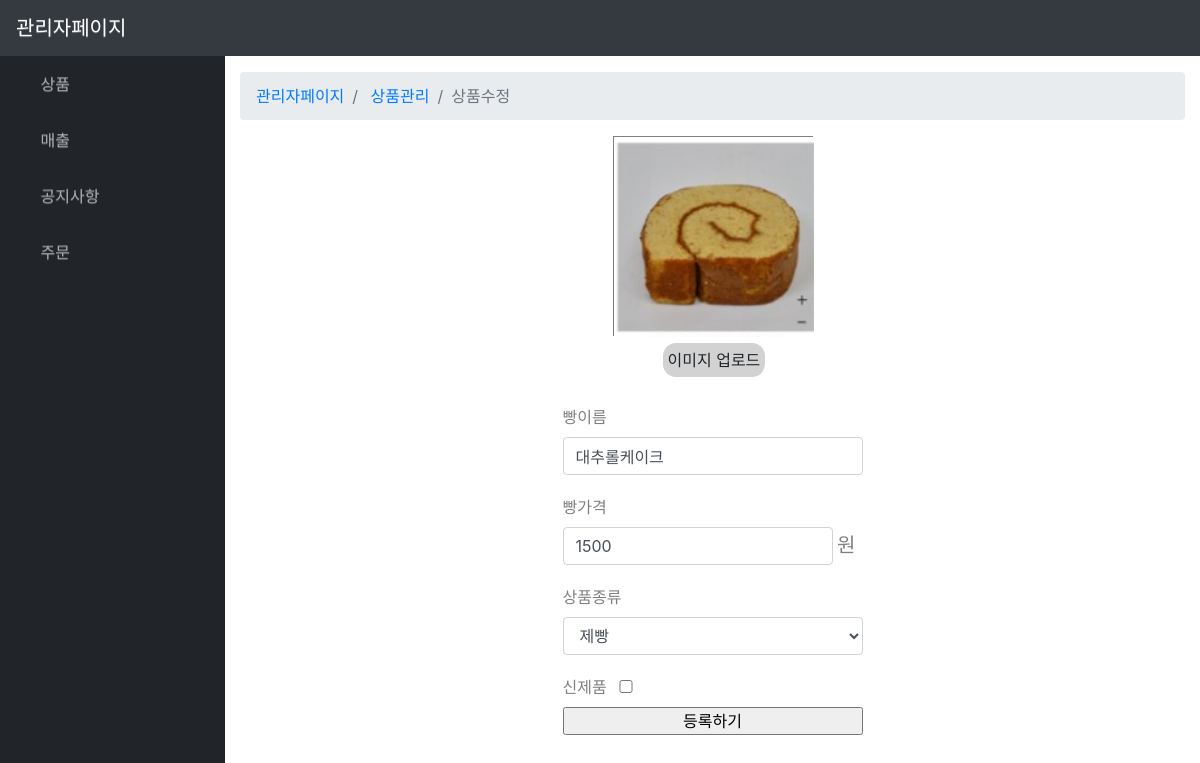
Page /manage/modify_product/2/ (signed in) on the committed database.
### boeun_bread/models.py (models this page shows, shortened)
class Product(models.Model):
    PRODUCT_KIND =(
        ('1','제빵'),
        ('2','제과'),
        ('3','선물세트'),
    )
    P_img        = models.ImageField(upload_to="bread_img/",null=True,blank=True)
    P_name       = models.CharField(max_length=50)
    P_price      = models.IntegerField(default=0)
    P_nutrition  = models.TextField(null=True, blank=True)
    P_info       = models.TextField(null=True, blank=True)
    P_sales      = models.IntegerField(default=0) # 판매량
    P_newProduct = models.BooleanField(default=False) #True : 신제품
    P_kind       = models.CharField(max_length=1,choices=PRODUCT_KIND) #상품종류

### boeun_bread/views.py (the view, shortened to what this page needs)
# urls.py: path('manage/modify_product/<pk>/',views.modify_product,name="modify_product"),
@login_required
def modify_product(request,pk):
    if not isAdmin(request):
        return render(request,'boeun_bread/main.html',{'manage_msg':'권한 없습니다.'})
    product = getProduct(pk)
    context = {
            'p':product,
        }
    return render(request,'manage/modify_product.html',context)

### boeun_bread/views.py (called while the page is built)
def isAdmin(request):
    profile = Profile.objects.get(user=request.user)
    return True if profile.U_grade == 0 else False

def getProduct(pk):
    product = Product.objects.filter(id=pk)
    if product:
        return product[0]
    else:
        return redirect("/manage/modify_list")

### boeun_bread/templates/manage/modify_product.html (shortened to what this page needs)
{% extends 'manage/manage_base.html'%}
{% block manage_content %}
    <ol class="breadcrumb">
        <li class="breadcrumb-item">
            <a href="{% url 'boeun_bread:manage' %}">관리자페이지</a>
        </li>
        <li class="breadcrumb-item">
            <a href="{% url 'boeun_bread:modify_list' %}">상품관리</a>
        </li>
        <li class="breadcrumb-item active">상품수정</li>
    </ol>
    <div id="product-form-box">
        <form action="{% url 'boeun_bread:modify_product' p.pk %}" method="POST" enctype="multipart/form-data">
            <div id="bread-img-box">
                <div id="bread-img">
                    <img width="200" height="200" src="/media/{{p.P_img}}">
                </div>
                <label for="img-file-up">이미지 업로드</label>
            </div>
            <div id="form-content">
                <label>빵이름</label><br>
                <input type="text" class="form-control" value="{{p.P_name}}" name="bread_name">
                <label>빵가격</label><br>
                <input type="number" value="{{p.P_price}}" name="bread_price" style="display:inline-block; width:270px;" class="form-control">
                <span style="color:gray; font-size:20px;">원</span>
                <label>상품종류</label><br>
                <select class="form-control" name="prod_name">
                    <option value="1" {%if p.P_kind == '1' %} selected{% endif %}>제빵</option>
                </select>
                <label>
                    신제품
                </label>
                <input style="width:10%;"
                    type="checkbox" name="is_new">
                <input type="submit" value="등록하기">
            </div>
        </form>
    </div>
{% endblock %}

### boeun_bread/templates/manage/manage_base.html (style rules this page uses)
* { margin:0; padding:0; }

### boeun_bread/templates/manage/modify_product.html (style rules this page uses)
#product-form-box { margin-bottom: 30px; }
#bread-img-box { width:200px; margin:0 auto; }
#bread-img-box > label { background: rgb(210,210,210); padding: 5px; border-radius: 13px; margin-top:7px; margin-left:50px; }
#bread-img { width:100%; height:200px; border: 1px solid gray; }
#form-content { width:300px; margin:0 auto; }
#form-content input { width:100%; }
#form-content label { color:gray; margin-top:20px; }

### rows in the picture
Product: P_img (picture), bread_name "대추롤케이크", bread_price "1500", prod_name "제빵"
